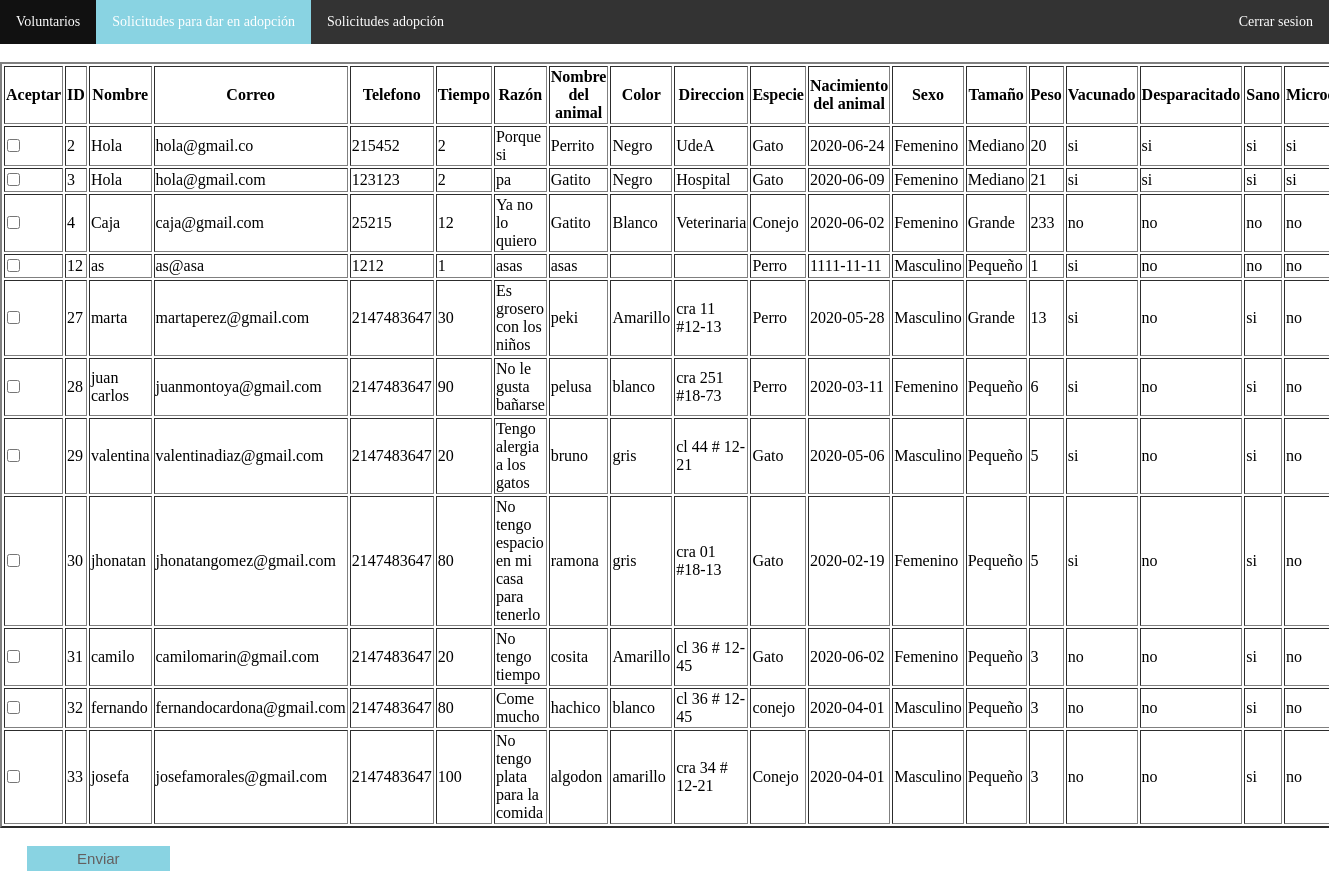
Before: /php/solicitudes_add.php with the older database file.
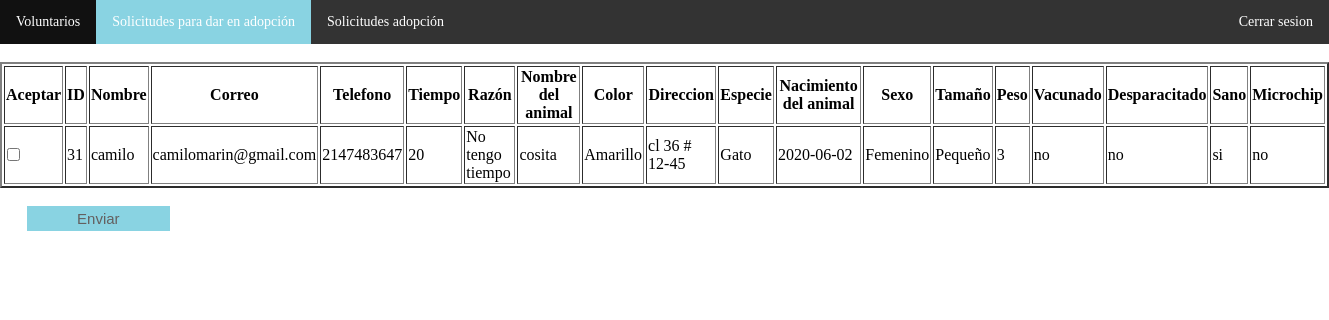
After: the same page with the newer database file.
### tables this page shows
CREATE TABLE `dar_adopcion` (
  `id` int(11) NOT NULL,
  `nombre` text NOT NULL,
  `correo` text NOT NULL,
  `tel` int(11) NOT NULL,
  `tiempo` int(11) NOT NULL,
  `razón` text NOT NULL,
  `nombre_animal` text NOT NULL,
  `especie` text NOT NULL,
  `nacimiento_animal` date NOT NULL,
  `sexo` text NOT NULL,
  `tamaño` text NOT NULL,
  `peso` int(5) NOT NULL,
  `vacunado` text NOT NULL,
  `desparacitado` text NOT NULL,
  `sano` text NOT NULL,
  `microchip` text NOT NULL,
  `revisado` varchar(255) NOT NULL DEFAULT 'no',
  `img_animal` mediumblob NOT NULL,
  `color` text NOT NULL,
  `direccion` text NOT NULL
);

### php/solicitudes_add.php (the view, shortened to what this page needs)
<!DOCTYPE html>
<html lang="en">
<head>
    <link rel="stylesheet" href="../css/style_admin.css">
</head>
<body>
    <nav>
        <ul>
            <li><a href="../php/voluntarios_add.php">Voluntarios</a></li>
            <li><a class="active" href="../php/solicitudes_add.php">Solicitudes para dar en adopción</a></li>
            <li><a href="../php/adopcion_acept.php">Solicitudes adopción</a></li>
            <li style="float:right"><a href="index.php" id="close_sesion">Cerrar sesion</a></li>
        </ul>
    </nav>
    <br>
    <table border = '2'>
        <tr>
            <th>Aceptar</th>
            <th>ID</th>
            <th>Nombre</th>
            <th>Correo</th>
            <th>Telefono</th>
            <th>Tiempo</th>
            <th>Razón</th>
            <th>Nombre del animal</th>
            <th>Color</th>
            <th>Direccion</th>
            <th>Especie</th>
            <th>Nacimiento del animal</th>
            <th>Sexo</th>
            <th>Tamaño</th>
            <th>Peso</th>
            <th>Vacunado</th>
            <th>Desparacitado</th>
            <th>Sano</th>
            <th>Microchip</th>
        </tr>
    <?php
        $conectar = new mysqli('localhost', 'root', '', 'happy_animals');
        $conectar->set_charset("utf8");
        $sql = "SELECT * FROM dar_adopcion WHERE revisado = 'no'";
        $ejecutar = $conectar->query($sql);
        if(!$ejecutar){
            echo "Hubo error al ejectuar la cola";
            echo "<br>";
            echo $conectar->error;
        }
        else{
        ?>
        <?php
                while($rows = mysqli_fetch_array($ejecutar)){
                    echo "<form method='post' name='check_solicitudes' id = 'check_solicitudes' action='check.php'>";
                    echo "<tr>";
                    echo "<td>";
                    ?>
                    <input type='checkbox' id =<?php echo $rows['id'] ?>  name=<?php echo $rows['id'] ?>>
        <?php
                    echo "</td>";
                    echo "<td>" .  $rows['id'] . "</td>" ;
                    echo "<td>" .  $rows['nombre'] . "</td>" ;
                    echo "<td>" .  $rows['correo'] . "</td>" ;
                    echo "<td>" .  $rows['tel'] . "</td>" ;
                    echo "<td>" .  $rows['tiempo'] . "</td>" ;
                    echo "<td>" .  $rows['razón'] . "</td>" ;
                    echo "<td>" .  $rows['nombre_animal'] . "</td>" ;
                    echo "<td>" .  $rows['color'] . "</td>" ;
                    echo "<td>" .  $rows['direccion'] . "</td>" ;
                    echo "<td>" .  $rows['especie'] . "</td>" ;
                    echo "<td>" .  $rows['nacimiento_animal'] . "</td>" ;
                    echo "<td>" .  $rows['sexo'] . "</td>" ;
                    echo "<td>" .  $rows['tamaño'] . "</td>" ;
                    echo "<td>" .  $rows['peso'] . "</td>" ;
                    echo "<td>" .  $rows['vacunado'] . "</td>" ;
                    echo "<td>" .  $rows['desparacitado'] . "</td>" ;
                    echo "<td>" .  $rows['sano'] . "</td>" ;
                    echo "<td>" .  $rows['microchip'] . "</td>" ;
                    echo "</tr>";
                }
        ?>
    </table>
                <br>
                <input type="submit" value="Enviar">
        <?php
            }
        ?>
</body>
</html>

Changed rows visible on the page:
removed dar_adopcion: id "2", nombre "Hola", correo "hola@gmail.co", tel "215452", tiempo "2", razón "Porque si", nombre_animal "Perrito", color "Negro", direccion "UdeA", especie "Gato", nacimiento_animal "2020-06-24", sexo "Femenino", tamaño "Mediano", peso "20", vacunado "si", desparacitado "si", sano "si", microchip "si"
removed dar_adopcion: id "3", nombre "Hola", correo "hola@gmail.com", tel "123123", tiempo "2", razón "pa", nombre_animal "Gatito", color "Negro", direccion "Hospital", especie "Gato", nacimiento_animal "2020-06-09", sexo "Femenino", tamaño "Mediano", peso "21", vacunado "si", desparacitado "si", sano "si", microchip "si"
removed dar_adopcion: id "4", nombre "Caja", correo "caja@gmail.com", tel "25215", tiempo "12", razón "Ya no lo quiero", nombre_animal "Gatito", color "Blanco", direccion "Veterinaria", especie "Conejo", nacimiento_animal "2020-06-02", sexo "Femenino", tamaño "Grande", peso "233", vacunado "no", desparacitado "no", sano "no", microchip "no"
removed dar_adopcion: id "12", nombre "as", correo "as@asa", tel "1212", tiempo "1", razón "asas", nombre_animal "asas", especie "Perro", nacimiento_animal "1111-11-11", sexo "Masculino", tamaño "Pequeño", peso "1", vacunado "si", desparacitado "no", sano "no", microchip "no"
no longer on this page (row edited): dar_adopcion: id "27", nombre "marta", correo "martaperez@gmail.com", tel "2147483647", tiempo "30", razón "Es grosero con los niños", nombre_animal "peki", color "Amarillo", direccion "cra 11 #12-13", especie "Perro", nacimiento_animal "2020-05-28", sexo "Masculino", tamaño "Grande", peso "13", vacunado "si", desparacitado "no", sano "si", microchip "no"
no longer on this page (row edited): dar_adopcion: id "28", nombre "juan carlos", correo "juanmontoya@gmail.com", tel "2147483647", tiempo "90", razón "No le gusta bañarse", nombre_animal "pelusa", color "blanco", direccion "cra 251 #18-73", especie "Perro", nacimiento_animal "2020-03-11", sexo "Femenino", tamaño "Pequeño", peso "6", vacunado "si", desparacitado "no", sano "si", microchip "no"
no longer on this page (row edited): dar_adopcion: id "29", nombre "valentina", correo "valentinadiaz@gmail.com", tel "2147483647", tiempo "20", razón "Tengo alergia a los gatos", nombre_animal "bruno", color "gris", direccion "cl 44 # 12-21", especie "Gato", nacimiento_animal "2020-05-06", sexo "Masculino", tamaño "Pequeño", peso "5", vacunado "si", desparacitado "no", sano "si", microchip "no"
no longer on this page (row edited): dar_adopcion: id "30", nombre "jhonatan", correo "jhonatangomez@gmail.com", tel "2147483647", tiempo "80", razón "No tengo espacio en mi casa para tenerlo", nombre_animal "ramona", color "gris", direccion "cra 01 #18-13", especie "Gato", nacimiento_animal "2020-02-19", sexo "Femenino", tamaño "Pequeño", peso "5", vacunado "si", desparacitado "no", sano "si", microchip "no"
no longer on this page (row edited): dar_adopcion: id "32", nombre "fernando", correo "fernandocardona@gmail.com", tel "2147483647", tiempo "80", razón "Come mucho", nombre_animal "hachico", color "blanco", direccion "cl 36 # 12-45", especie "conejo", nacimiento_animal "2020-04-01", sexo "Masculino", tamaño "Pequeño", peso "3", vacunado "no", desparacitado "no", sano "si", microchip "no"
no longer on this page (row edited): dar_adopcion: id "33", nombre "josefa", correo "josefamorales@gmail.com", tel "2147483647", tiempo "100", razón "No tengo plata para la comida", nombre_animal "algodon", color "amarillo", direccion "cra 34 # 12-21", especie "Conejo", nacimiento_animal "2020-04-01", sexo "Masculino", tamaño "Pequeño", peso "3", vacunado "no", desparacitado "no", sano "si", microchip "no"
